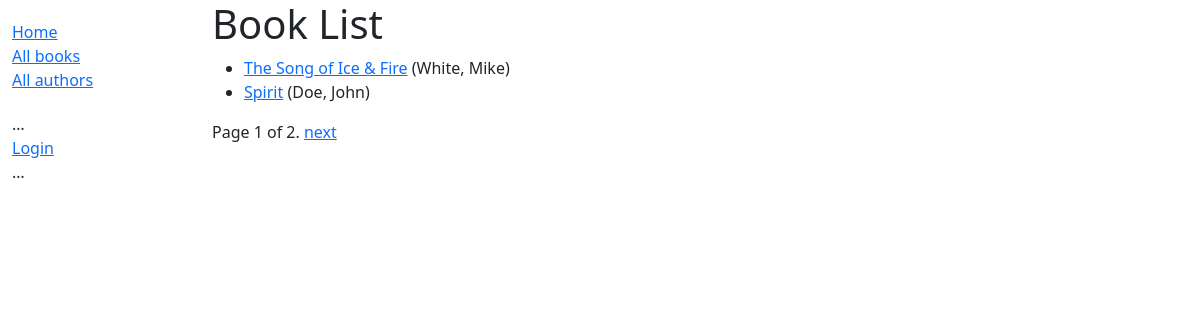
/catalog/books/, run on the app's committed database.
### catalog/models.py (models this page shows, shortened)
class Book(models.Model):
    title = models.CharField(max_length=200)
    author = models.ForeignKey('Author', on_delete=models.RESTRICT, null=True)
    summary = models.TextField(
        max_length=1000, help_text="Enter a brief description of the book")
    isbn = models.CharField('ISBN', max_length=13,
                            unique=True,
                            help_text='13 Character <a href="https://www.isbn-international.org/content/what-isbn'
                                      '">ISBN number</a>')
    genre = models.ManyToManyField(
        Genre, help_text="Select a genre for this book")
    def get_absolute_url(self):
        return reverse('book-detail', args=[str(self.id)])
    def display_genre(self):
        return ', '.join(genre.name for genre in self.genre.all()[:3])
    display_genre.short_description = 'Genre'

class Author(models.Model):
    first_name = models.CharField(max_length=100)
    last_name = models.CharField(max_length=100)
    date_of_birth = models.DateField(null=True, blank=True)
    date_of_death = models.DateField('Died', null=True, blank=True)
    class Meta:
        ordering = ['last_name', 'first_name']
    def __str__(self):
        return f'{self.last_name}, {self.first_name}'
    class Meta:
        ordering = ['last_name']

### catalog/views.py (the view, shortened to what this page needs)
# urls.py: path('books/', views.BookListView.as_view(), name='books'),
class BookListView(generic.ListView):
    model = Book

### catalog/templates/catalog/book_list.html
{% extends "base_generic.html" %}
{% block content %}
  <h1>Book List</h1>
  {% if book_list %}
    <ul>
      {% for book in book_list %}
      <li>
        <a href="{{ book.get_absolute_url }}">{{ book.title }}</a>
        ({{book.author}})
      </li>
      {% endfor %}
    </ul>
  {% else %}
    <p>There are no books in the library.</p>
  {% endif %}
{% endblock %}

### data on the page
Book: title "The Song of Ice & Fire", author "White, Mike"
Book: title "Spirit", author "Doe, John"

### other printed values
{{ page_obj.number }} "1"
{{ page_obj.paginator.num_pages }} "2"
